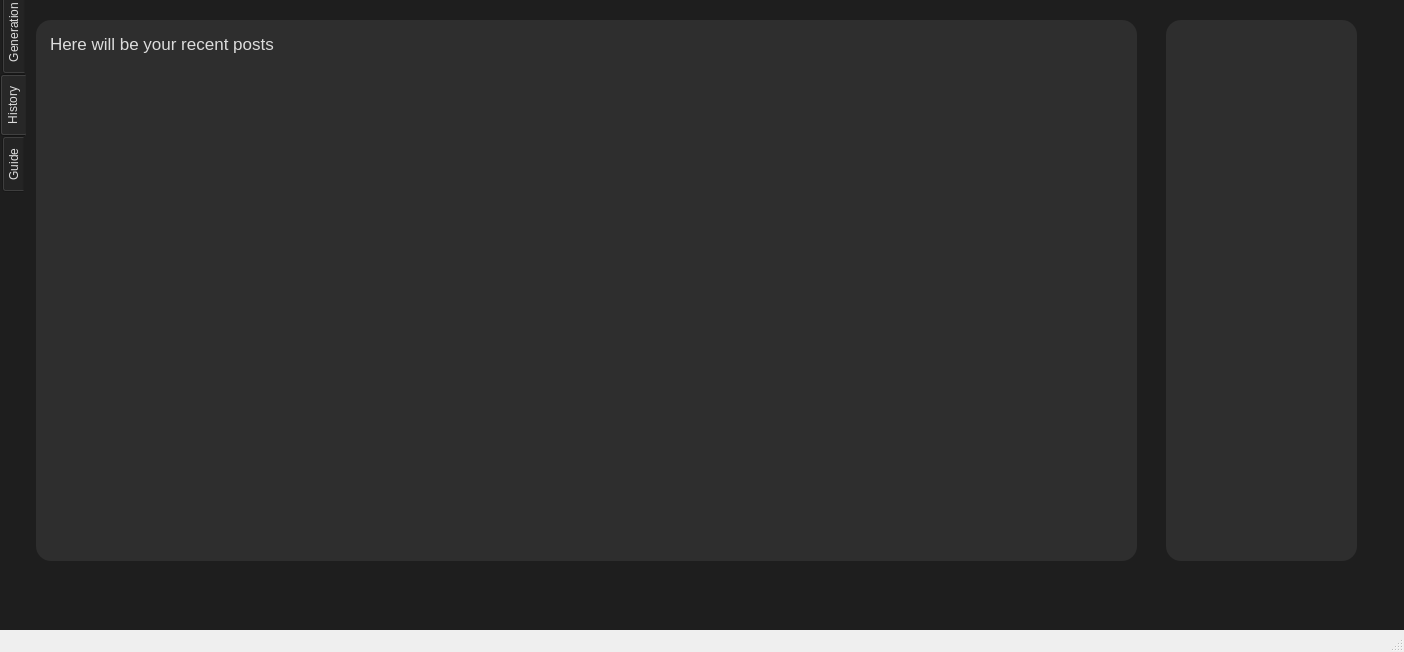
<?xml version="1.0" encoding="UTF-8"?>
<ui version="4.0">
 <class>MainWindow</class>
 <widget class="QMainWindow" name="MainWindow">
  <property name="windowModality">
   <enum>Qt::NonModal</enum>
  </property>
  <property name="geometry">
   <rect>
    <x>0</x>
    <y>0</y>
    <width>1404</width>
    <height>652</height>
   </rect>
  </property>
  <property name="windowTitle">
   <string>MainWindow</string>
  </property>
  <widget class="QWidget" name="centralwidget">
   <property name="styleSheet">
    <string notr="true">
     QWidget {
      background-color: #1e1e1e;
      color: #dcdcdc;
     }
     QTabWidget::pane {
      border: none;
     }
     
     QPushButton {
      background-color: #3b3b3b;
      color: #dcdcdc;
      border-radius: 20px;
      padding: 5px;
      min-width: 80px;
     }
     QPushButton:hover {
      background-color: #575757;
     }
     QPushButton:pressed {
      background-color: #737373;
     }

     QPlainTextEdit, QTextBrowser {
      background-color: #2e2e2e;
      color: #dcdcdc;
      border-radius: 15px;
      padding: 10px;
     }
     
     QListView {
      background-color: #2e2e2e;
      color: #dcdcdc;
      border-radius: 15px;
      padding: 5px;
     }
     
     QListView::item {
      padding: 10px;
      border-bottom: 1px solid #3b3b3b;
     }
     
     QListView::item:selected {
      background-color: #575757;
      color: white;
     }
    </string>
   </property>
   <widget class="QTabWidget" name="tabWidget">
    <property name="geometry">
     <rect>
      <x>0</x>
      <y>-10</y>
      <width>1381</width>
      <height>591</height>
     </rect>
    </property>
    <property name="tabPosition">
     <enum>QTabWidget::West</enum>
    </property>
    <property name="tabShape">
     <enum>QTabWidget::Rounded</enum>
    </property>
    <property name="currentIndex">
     <number>1</number>
    </property>
    <widget class="QWidget" name="tab">
     <attribute name="icon">
      <iconset theme="accessories-text-editor">
       <normalon>../../../../../../Downloads/artificial-intelligence_11068885.png</normalon>
      </iconset>
     </attribute>
     <attribute name="title">
      <string>Generation</string>
     </attribute>
     <widget class="QPushButton" name="pushButton_Done">
      <property name="geometry">
       <rect>
        <x>1210</x>
        <y>230</y>
        <width>111</width>
        <height>81</height>
       </rect>
      </property>
      <property name="text">
       <string>Done</string>
      </property>
     </widget>
     <widget class="QTextBrowser" name="textbox_response">
      <property name="geometry">
       <rect>
        <x>30</x>
        <y>60</y>
        <width>1151</width>
        <height>421</height>
       </rect>
      </property>
     </widget>
     <widget class="QPlainTextEdit" name="textedit_subject">
      <property name="geometry">
       <rect>
        <x>210</x>
        <y>520</y>
        <width>801</width>
        <height>51</height>
       </rect>
      </property>
     </widget>
     <widget class="QLabel" name="label_3">
      <property name="geometry">
       <rect>
        <x>570</x>
        <y>10</y>
        <width>101</width>
        <height>41</height>
       </rect>
      </property>
      <property name="font">
       <font>
        <pointsize>20</pointsize>
        <bold>true</bold>
       </font>
      </property>
      <property name="text">
       <string>Your post</string>
      </property>
     </widget>
     <widget class="QLabel" name="label_4">
      <property name="geometry">
       <rect>
        <x>30</x>
        <y>520</y>
        <width>151</width>
        <height>51</height>
       </rect>
      </property>
      <property name="font">
       <font>
        <pointsize>20</pointsize>
        <bold>true</bold>
       </font>
      </property>
      <property name="text">
       <string>Post description</string>
      </property>
     </widget>
     <widget class="QPushButton" name="pushButton_CMS">
      <property name="geometry">
       <rect>
        <x>1210</x>
        <y>110</y>
        <width>111</width>
        <height>81</height>
       </rect>
      </property>
      <property name="text">
       <string>Edit</string>
      </property>
     </widget>
     <widget class="QPushButton" name="pushButton_generate">
      <property name="geometry">
       <rect>
        <x>1040</x>
        <y>520</y>
        <width>131</width>
        <height>51</height>
       </rect>
      </property>
      <property name="text">
       <string>Generate</string>
      </property>
      <property name="icon">
       <iconset>
        <normaloff>imagerow.png</normaloff>
        <normalon>imagerow.png</normalon>imagerow.png</iconset>
      </property>
      <property name="iconSize">
       <size>
        <width>40</width>
        <height>40</height>
       </size>
      </property>
     </widget>
     <widget class="QPushButton" name="pushButton_Reset">
      <property name="geometry">
       <rect>
        <x>1210</x>
        <y>350</y>
        <width>111</width>
        <height>81</height>
       </rect>
      </property>
      <property name="text">
       <string>Reset</string>
      </property>
     </widget>
    </widget>
    <widget class="QWidget" name="tab_2">
     <attribute name="icon">
      <iconset>
       <normalon>../../../../../../Downloads/clock_448900.png</normalon>
      </iconset>
     </attribute>
     <attribute name="title">
      <string>History</string>
     </attribute>
     <widget class="QTextBrowser" name="tableView">
      <property name="geometry">
       <rect>
        <x>10</x>
        <y>30</y>
        <width>1101</width>
        <height>541</height>
       </rect>
      </property>
      <property name="html">
       <string>&lt;!DOCTYPE HTML PUBLIC &quot;-//W3C//DTD HTML 4.0//EN&quot; &quot;http://www.w3.org/TR/REC-html40/strict.dtd&quot;&gt;
&lt;html&gt;&lt;head&gt;&lt;meta name=&quot;qrichtext&quot; content=&quot;1&quot; /&gt;&lt;meta charset=&quot;utf-8&quot; /&gt;&lt;style type=&quot;text/css&quot;&gt;
p, li { white-space: pre-wrap; }
hr { height: 1px; border-width: 0; }
li.unchecked::marker { content: &quot;\2610&quot;; }
li.checked::marker { content: &quot;\2612&quot;; }
&lt;/style&gt;&lt;/head&gt;&lt;body style=&quot; font-family:'.AppleSystemUIFont'; font-size:13pt; font-weight:400; font-style:normal;&quot;&gt;
&lt;p style=&quot; margin-top:0px; margin-bottom:0px; margin-left:0px; margin-right:0px; -qt-block-indent:0; text-indent:0px;&quot;&gt;Here will be your recent posts&lt;/p&gt;&lt;/body&gt;&lt;/html&gt;</string>
      </property>
     </widget>
     <widget class="QListView" name="textEdit">
      <property name="geometry">
       <rect>
        <x>1140</x>
        <y>30</y>
        <width>191</width>
        <height>541</height>
       </rect>
      </property>
     </widget>
    </widget>
    <widget class="QWidget" name="tab_3">
     <attribute name="icon">
      <iconset>
       <normalon>../../../../../../Downloads/open-book_2702134.png</normalon>
      </iconset>
     </attribute>
     <attribute name="title">
      <string>Guide</string>
     </attribute>
    </widget>
   </widget>
  </widget>
  <widget class="QStatusBar" name="statusbar"/>
 </widget>
 <resources/>
 <connections/>
</ui>
